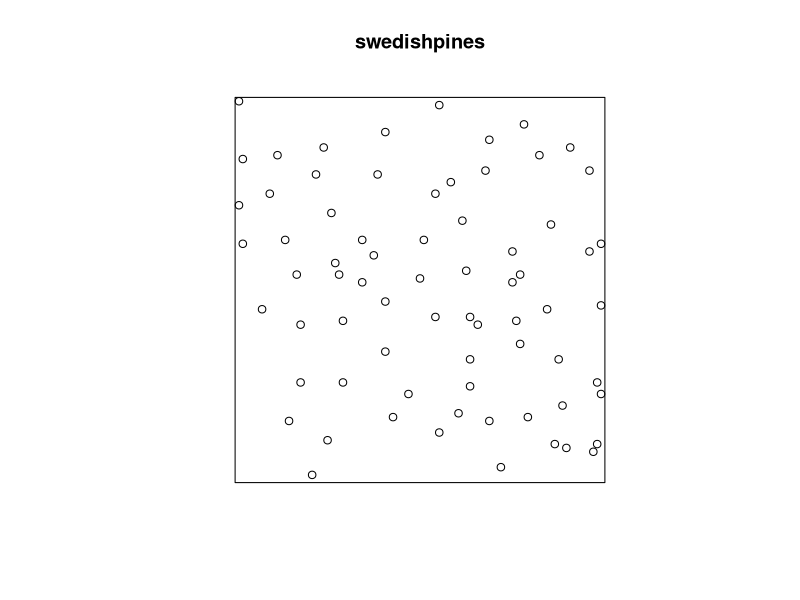
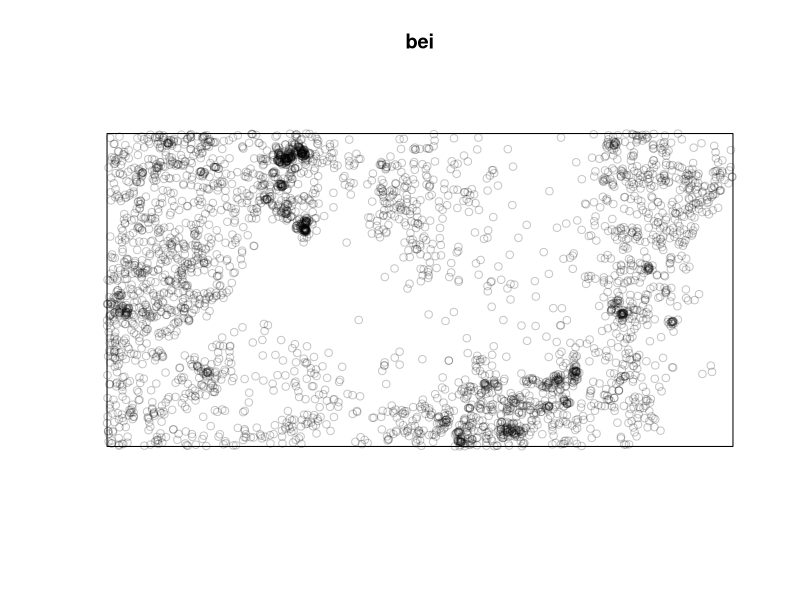
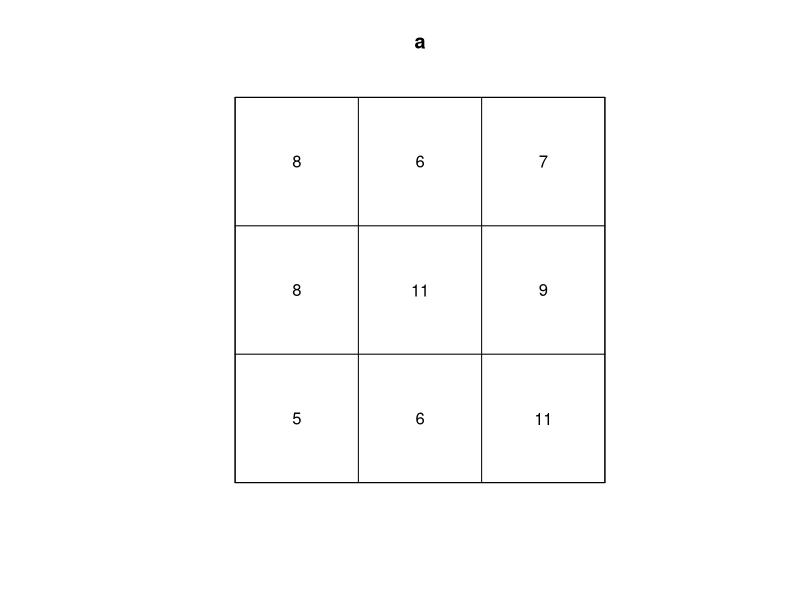
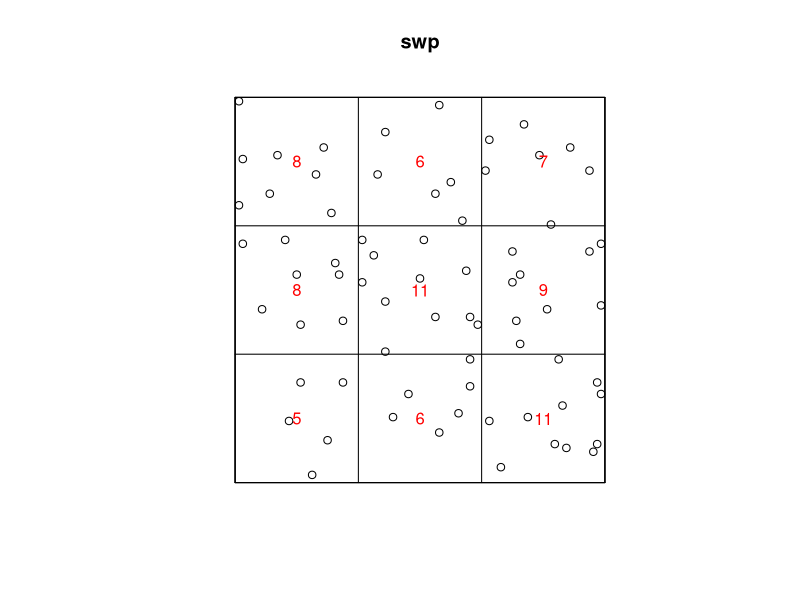
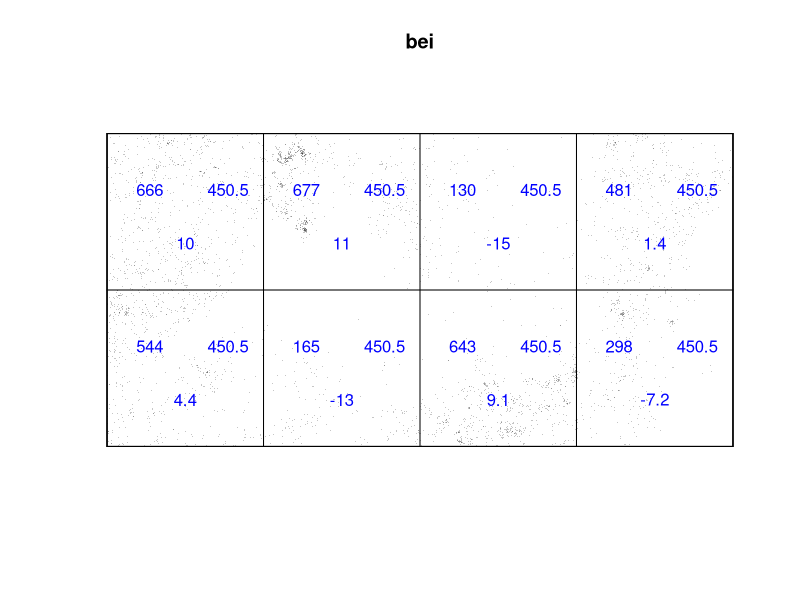
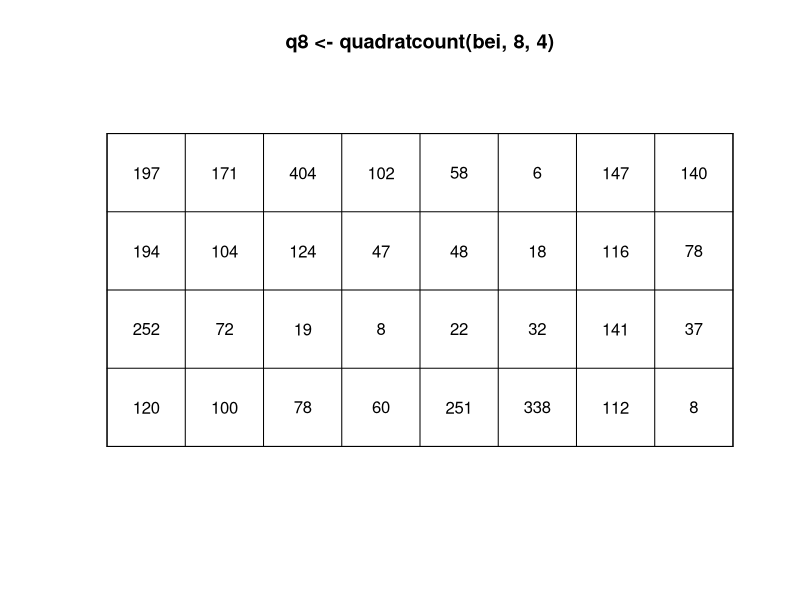
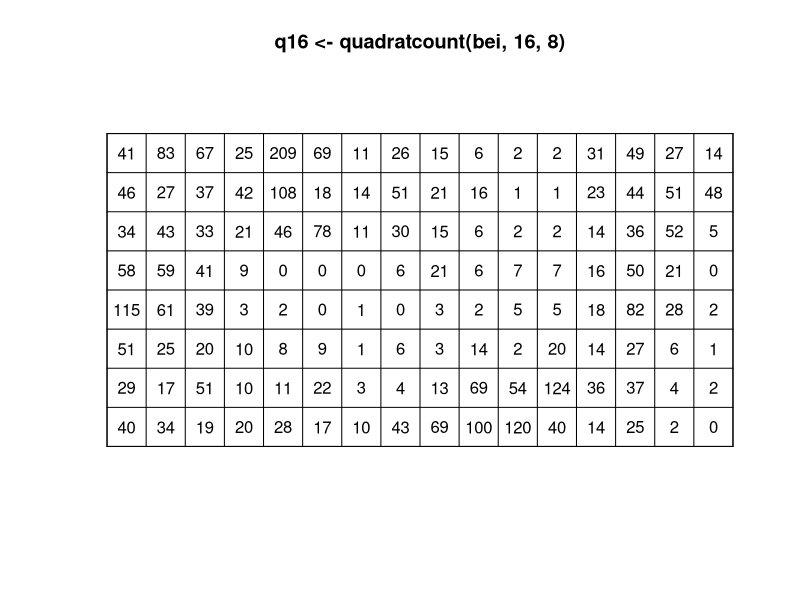
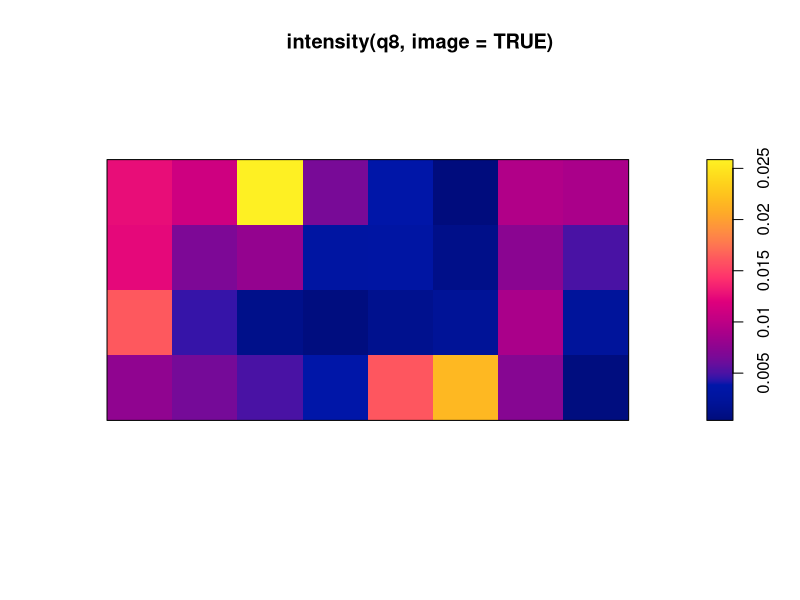

Here is the R script that generated these plots, in order:
#'      SSAI course on spatial point patterns with spatstat
#'                     Perth, May 2017
#' 
#'                   Lecturer's R script 
#'                  Session 2: Inhomogeneous Intensity
#' 
#'         Copyright (c) Adrian Baddeley and Ege Rubak 2017
#' 
library(spatstat)
plot(swedishpines)
plot(bei)
swp <- swedishpines
#' Possible spatial variation in forest density
a <- quadratcount(swp, 3, 3)
a
plot(a)
#' object of a class that can be both printed and plotted.
#'
plot(swp)
plot(a, add=TRUE, col="red")
#'
#'
#' For homogeneous pattern, numbers should be **approximately* equal
#' Apply chi^2 test
quadrat.test(swp, 3, 3)
#' [Interpret]

b4 <- quadrat.test(bei, 4, 2)
b4
plot(bei, chars=".")
plot(b4, add=TRUE, col="blue")
#' test result can also be plotted

plot(q8 <- quadratcount(bei, 8, 4))
plot(q16 <- quadratcount(bei, 16, 8))

plot(intensity(q8, image=TRUE))
plot(intensity(q16, image=TRUE))
#' [concept of intensity function]

plot(density(bei))
Z <- density(bei)
#' density() is generic, with a method density.ppp()
#' [explain kernel smoothing]
Z
class(Z)
#' Pixel image 
plot(Z)
contour(Z)
persp(Z, theta=-30)
persp(Z, theta=-50, phi=20, border=NA, col="yellow", shade=0.7, apron=TRUE)
contour(Z)
#' intensity : points per unit area

plot(density(bei, sigma=100))
plot(density(bei, sigma=10))
#' bandwidth selection
bw.scott(bei)
bw.diggle(bei)
bop <- bw.diggle(bei)
bop
plot(bop)
plot(density(bei, sigma=bw.scott(bei)))
plot(density(bei, sigma=bw.scott))
